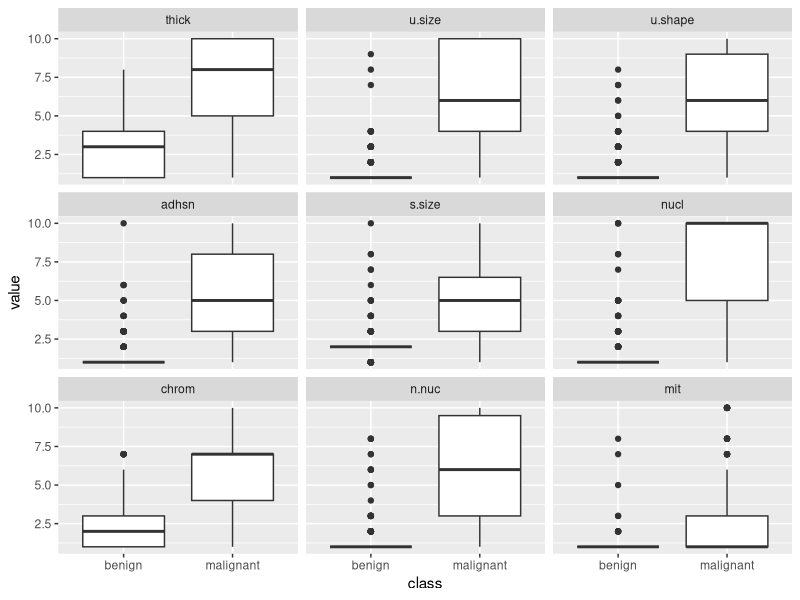
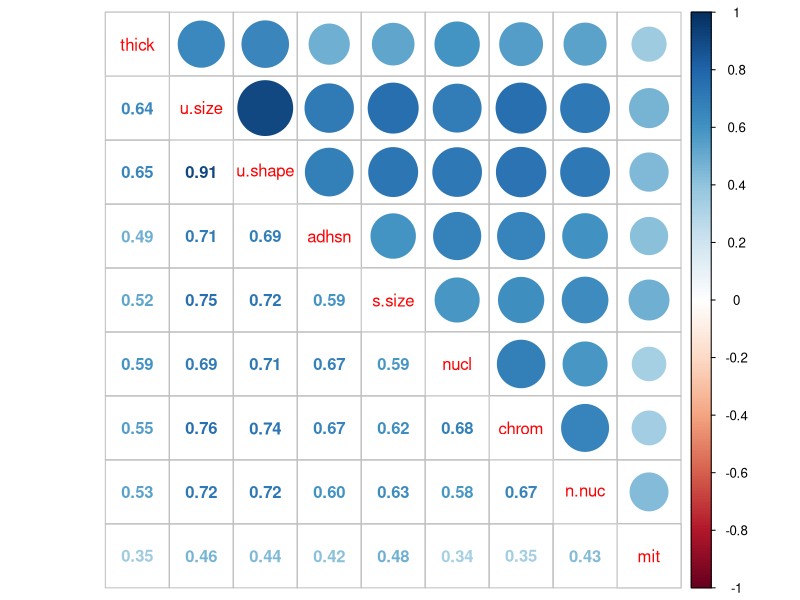

Reproduce these figures in R, in order.
library(crayon)


library(MASS)
data(biopsy)

cat(blue$bold$bgMagenta("str(biopsy)"), '\n')
str(biopsy)

'我们可以删除ID列'; biopsy$ID = NULL

'重命名变量，并确认操作结果'
names(biopsy) <- c("thick", "u.size", "u.shape",
       "adhsn", "s.size", "nucl", "chrom", "n.nuc",
           "mit", "class")
names(biopsy)

biopsy.v2 <- na.omit(biopsy)
head(biopsy.v2)

y <- ifelse(biopsy.v2$class == "malignant", 1, 0)

library(reshape2)
library(ggplot2)

biop.m <- melt(biopsy.v2, id.var = "class")

ggplot(data = biop.m, aes(x = class, y = value)) +
geom_boxplot() + facet_wrap( ~ variable, ncol = 3)

library(corrplot)
bc <- cor(biopsy.v2[, 1:9])
# 'bc'; bc
corrplot.mixed(bc)

cat(blue$bold$bgMagenta("划分训练和测试"), '\n')
set.seed(100) #random number generator
ind <- sample(2, nrow(biopsy.v2), replace = TRUE, prob=c(0.7, 0.3))
train <- biopsy.v2[ind==1, ] #the training data set
test <- biopsy.v2[ind==2, ] #the test data set

str(test) #confirm it worked
cat(blue$bold$bgMagenta("===="), '\n')
str(train)
cat(blue$bold$bgMagenta("确保两个数据集的结果变量是均衡的，我们做以下检查"), '\n')

table(train$class)
table(test$class)
